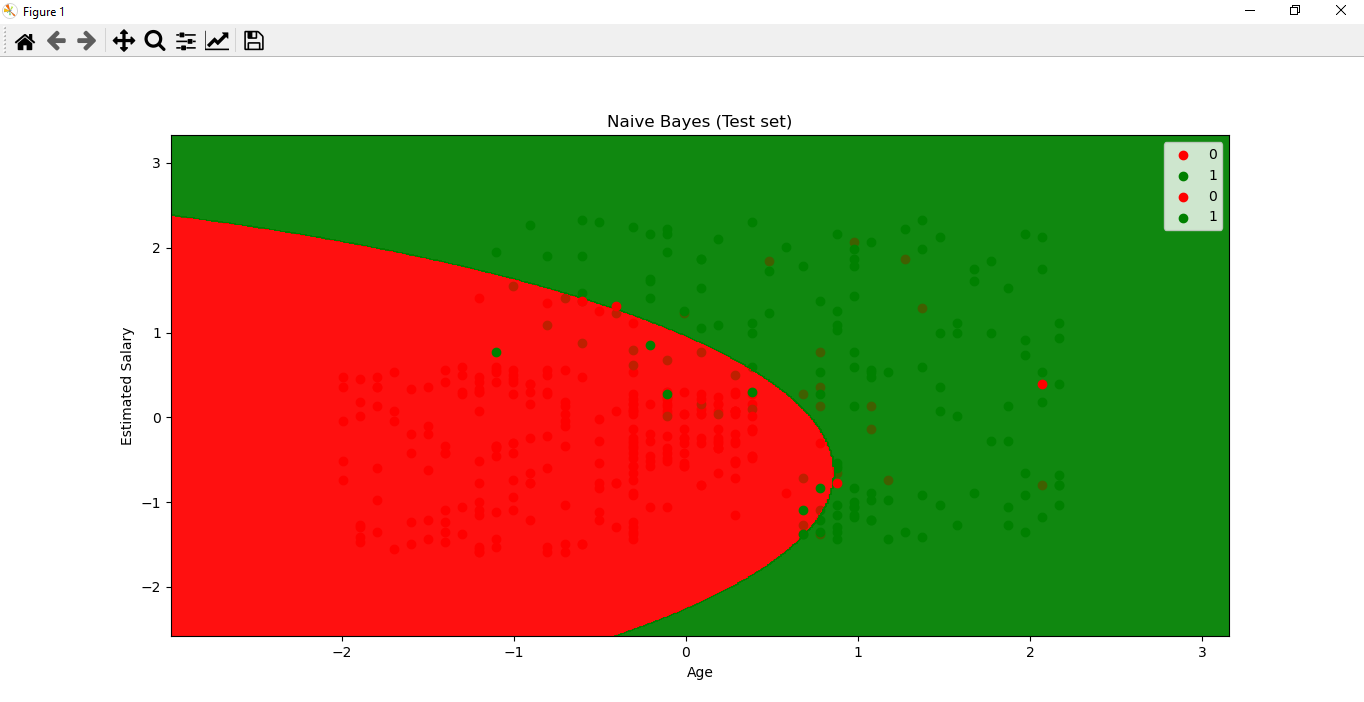

The Python source for this figure:
# Classification template

# Importing the libraries
import numpy as np
import matplotlib.pyplot as plt
import pandas as pd

# Importing the dataset
dataset = pd.read_csv('Social_Network_Ads.csv')
X = dataset.iloc[:, :-1].values
y = dataset.iloc[:, -1].values

# Splitting the dataset into the Training set and Test set
from sklearn.model_selection import train_test_split
X_train, X_test, y_train, y_test = train_test_split(X, y, test_size = 0.25, random_state = 0)

# Feature Scaling
from sklearn.preprocessing import StandardScaler
sc = StandardScaler()
X_train = sc.fit_transform(X_train)
X_test = sc.transform(X_test)

# Fitting classifier to the Training set
# Create your classifier here
from sklearn.naive_bayes import GaussianNB
classifier = GaussianNB()
classifier.fit(X_train, y_train)

# Predicting the Test set results
y_pred = classifier.predict(X_test)

# Making the Confusion Matrix
from sklearn.metrics import confusion_matrix
cm = confusion_matrix(y_test, y_pred)

# Visualising the Training set results
from matplotlib.colors import ListedColormap
X_set, y_set = X_train, y_train
X1, X2 = np.meshgrid(np.arange(start = X_set[:, 0].min() - 1, stop = X_set[:, 0].max() + 1, step = 0.01),
                     np.arange(start = X_set[:, 1].min() - 1, stop = X_set[:, 1].max() + 1, step = 0.01))
plt.contourf(X1, X2, classifier.predict(np.array([X1.ravel(), X2.ravel()]).T).reshape(X1.shape),
             alpha = 0.75, cmap = ListedColormap(('red', 'green')))
plt.xlim(X1.min(), X1.max())
plt.ylim(X2.min(), X2.max())
for i, j in enumerate(np.unique(y_set)):
    plt.scatter(X_set[y_set == j, 0], X_set[y_set == j, 1],
                c = ListedColormap(('red', 'green'))(i), label = j)
plt.title('Naive Bayes (Training set)')
plt.xlabel('Age')
plt.ylabel('Estimated Salary')
plt.legend()
plt.show()

# Visualising the Test set results
from matplotlib.colors import ListedColormap
X_set, y_set = X_test, y_test
X1, X2 = np.meshgrid(np.arange(start = X_set[:, 0].min() - 1, stop = X_set[:, 0].max() + 1, step = 0.01),
                     np.arange(start = X_set[:, 1].min() - 1, stop = X_set[:, 1].max() + 1, step = 0.01))
plt.contourf(X1, X2, classifier.predict(np.array([X1.ravel(), X2.ravel()]).T).reshape(X1.shape),
             alpha = 0.75, cmap = ListedColormap(('red', 'green')))
plt.xlim(X1.min(), X1.max())
plt.ylim(X2.min(), X2.max())
for i, j in enumerate(np.unique(y_set)):
    plt.scatter(X_set[y_set == j, 0], X_set[y_set == j, 1],
                c = ListedColormap(('red', 'green'))(i), label = j)
plt.title('Naive Bayes (Test set)')
plt.xlabel('Age')
plt.ylabel('Estimated Salary')
plt.legend()
plt.show()
